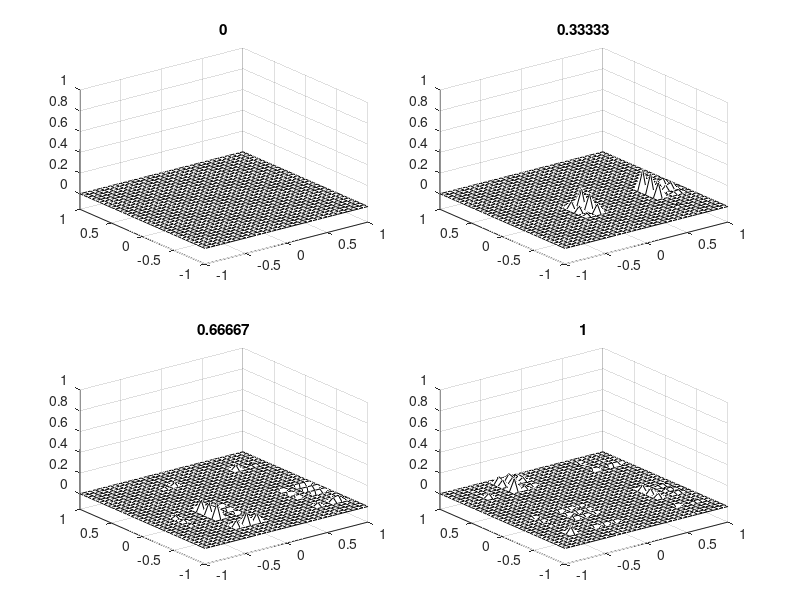

Write MATLAB code to recreate this figure.
clear;

N = 24; 
x = cos(pi*(0:N)/N);
y = x';
dt = 6/N^2;
[xx,yy] = meshgrid(x,y);
plotgap = round((1/3)/dt);
dt = (1/3)/plotgap;

vv = exp(-40*((xx-.4).^2 + yy.^2));
vvold = vv;

% time-stepping leap-frog formula
[ay,ax] = meshgrid([.56 .06],[.1 .55]); clf
for n=0:3*plotgap
    t = n*dt;
    if rem(n+.5,plotgap) < 1
        i = n/plotgap+1;
        subplot('position',[ax(i) ay(i) .36 .36])
        [xxx,yyy] = meshgrid(-1:1/16:1,-1:1/16:1);
        vvv = interp2(xx,yy,vv,xxx,yyy,'cubic');
        mesh(xxx,yyy,vvv), axis([-1 1 -1 1 -0.15 1])
        colormap([0 0 0]), title(num2str(t)), drawnow
    end
    uxx = zeros(N+1,N+1); uyy = zeros(N+1,N+1);
    ii = 2:N;
    for i = 2:N
        v = vv(i,:); V = [v fliplr(v(ii))];
        U = real(fft(V));
        W1 = real(ifft(1i*[0:N-1 0 1-N:-1].*U));
        W2 = real(ifft(-[0:N 1-N:-1].^2.*U));
        uxx(i,ii) = W2(ii)./(1-x(ii).^2) - x(ii).*W1(ii)./(1-x(ii).^2).^(3/2);
    end
    for j = 2:N
        v = vv(:,j); V = [v; flipud(v(ii))];
        U = real(fft(V));
        W1 = real(ifft(1i*[0:N-1 0 1-N:-1]'.*U));
        W2 = real(ifft(-[0:N 1-N:-1]'.^2.*U));
        uyy(ii,j) = W2(ii)./(1-y(ii).^2) - y(ii).*W1(ii)./(1-y(ii).^2).^(3/2);
    end
    vvnew = 2*vv - vvold + dt^2*(uxx+uyy);
    vvold = vv; vv = vvnew;
end
